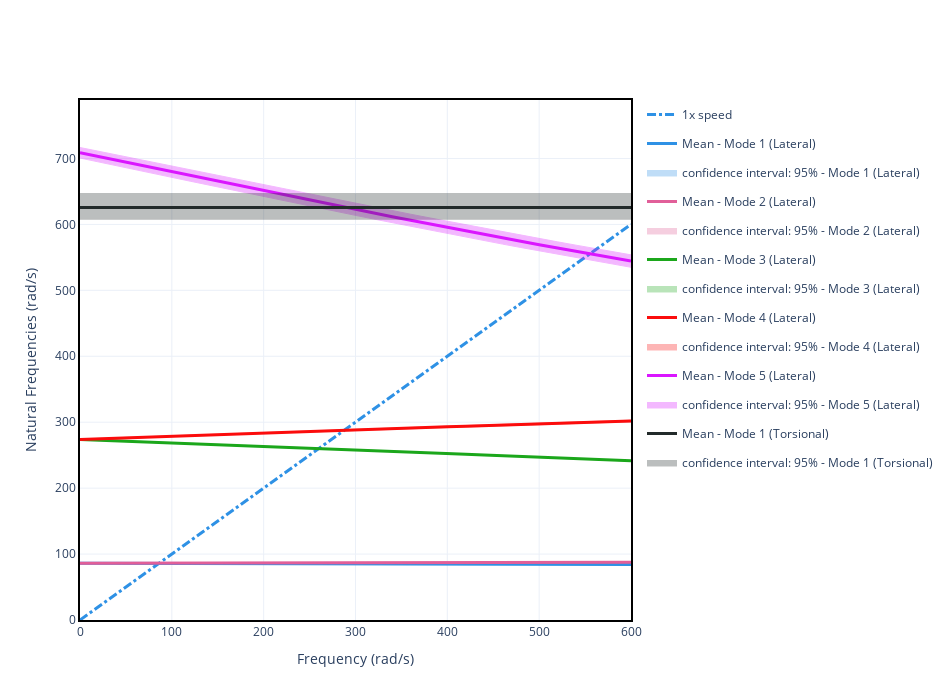

Notebook code cell kept with this figure:
### Markdown cell above
#### Plotting Stochastic Campbell Diagram

### Code cell
# choose the desirable percentiles or confidence intervals
fig1 = camp.plot_nat_freq(conf_interval=[95], width=950, height=700)
fig1.show()
